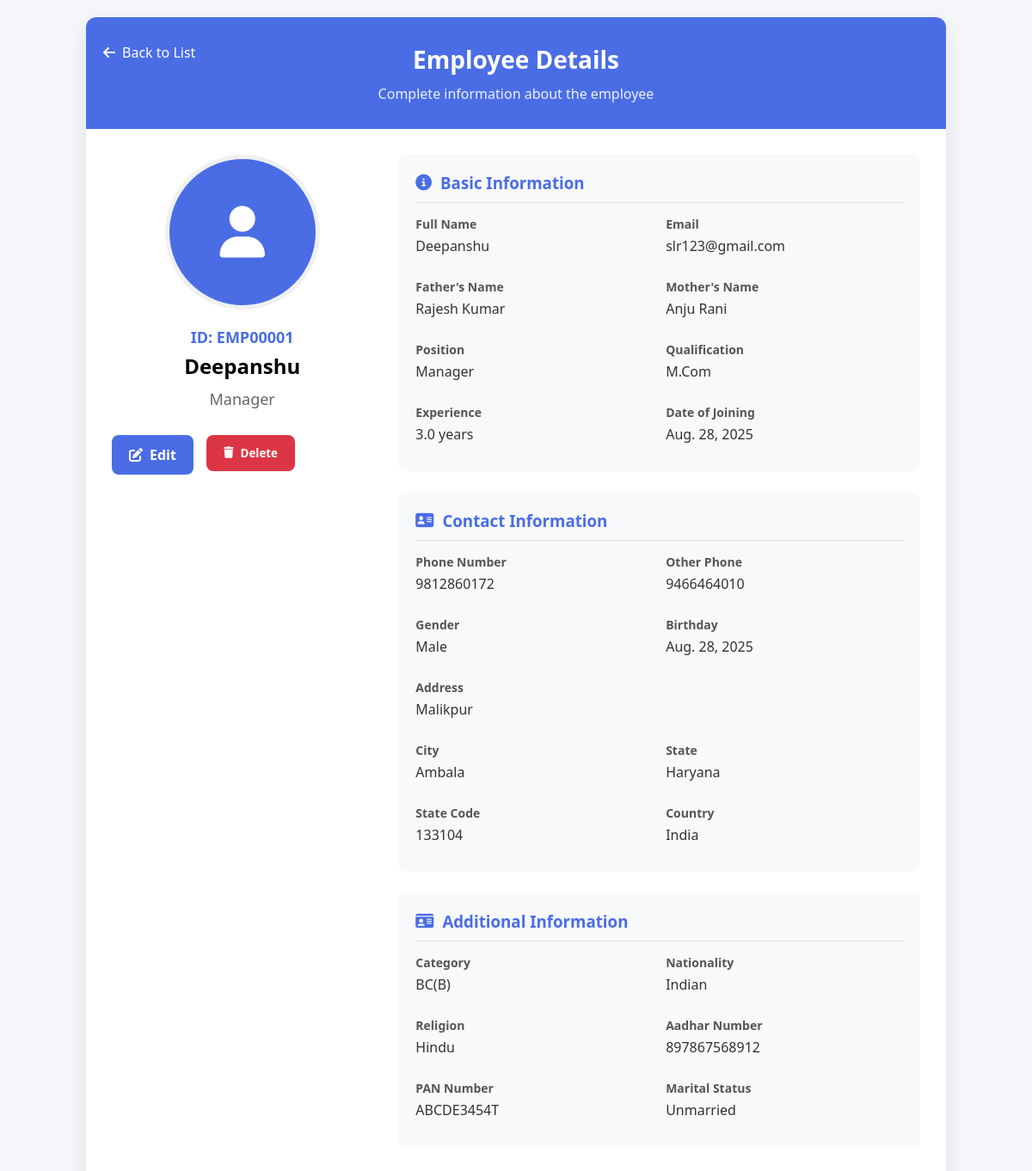
/employee/1/, run on the app's committed database.
### myapp/models.py (models this page shows, shortened)
class Employee(models.Model):
    profile_picture = models.ImageField(upload_to='profile_pics/', blank=True, null=True)
    employee_id=models.CharField(max_length=15,unique=True)
    name = models.CharField(max_length=100)
    email = models.EmailField(unique=True)
    father_name = models.CharField(max_length=100)
    mother_name = models.CharField(max_length=100)
    position = models.CharField(max_length=100)
    qualification=models.CharField(max_length=50)
    experience = models.DecimalField(max_digits=4, decimal_places=1)  # e.g., 5.5 years
    date_of_joining = models.DateField()
    phone = models.CharField(max_length=15)
    other_phone_no = models.CharField(max_length=15,null=True)
    gender = models.CharField(max_length=10, choices=[
        ('male', 'Male'),
        ('female', 'Female'),
        ('other', 'Other')
    ])
    birthday = models.DateField()
    address = models.TextField()
    city = models.CharField(max_length=100)
    state = models.CharField(max_length=100)
    state_code = models.CharField(max_length=10,null=True)
    country = models.CharField(max_length=30, choices=[
    ('India', 'India'),
    ('USA', 'USA'),
    ('UK', 'UK'),
    ('Canada', 'Canada'),
    ('Australia', 'Australia'),
    ('Germany', 'Germany'),
    ('France', 'France'),
    ('Japan', 'Japan'),
    ('China', 'China'),
    ('Other', 'Other')
])
    category = models.CharField(max_length=10, choices=[
        ('Genral', 'General'),
        ('BC(A)', 'BC(A)'),
        ('BC(B)', 'BC(B)'),
        ('SC', 'SC'),
        ('ST', 'ST'),
        ('Others', 'Others')
    ])
    nationality = models.CharField(max_length=20, choices=[
        ('Indian', 'Indian'),
        ('NRI', 'NRI'),
        ('Other', 'Other')
    ])
    religion = models.CharField(max_length=20, choices=[
        ('Hindu', 'Hindu'),
        ('Muslim', 'Muslim'),
        ('Sikh', 'Sikh'),
        ('Christian', 'Christian'),
        ('Jain', 'Jain'),
        ('Buddhist', 'Buddhist'),
        ('Other', 'Other')
    ])
    adhar_no = models.BigIntegerField()
    pan_no = models.CharField(max_length=20)
    martial_status = models.CharField(max_length=15, choices=[
        ('married', 'Married'),
        ('unmarried', 'Unmarried')
    ], default='unmarried')
    username=models.EmailField()
    password=models.CharField(max_length=15,null=True)

### myapp/views.py (the view)
# urls.py: path('employee/<int:pk>/', views.employee_detail, name='employee_detail'),
def employee_detail(request, pk):
    employee = get_object_or_404(Employee, pk=pk)
    return render(request, 'employee_detail.html', {'employee': employee})

### template/employee_detail.html (shortened to what this page needs)
<!DOCTYPE html>
<html lang="en">
<head>
    <link rel="stylesheet" href="https://cdnjs.cloudflare.com/ajax/libs/font-awesome/6.4.0/css/all.min.css">
</head>
<body>
    <div class="container">
        <div class="header">
            <a href="{% url 'employee_list' %}" class="back-btn">
                <i class="fas fa-arrow-left"></i> Back to List
            </a>
            <h1>Employee Details</h1>
            <p>Complete information about the employee</p>
        </div>
        <div class="employee-content">
            <div class="profile-section">
                <div class="default-img">
                    <i class="fas fa-user"></i>
                </div>
                <div class="employee-id">ID: {{ employee.employee_id }}</div>
                <div class="employee-name">{{ employee.name }}</div>
                <div class="employee-position">{{ employee.position }}</div>
                <div class="action-buttons">
                    <a href="{% url 'edit_employee' employee.id %}" class="action-btn edit-btn">
                   <i class="fas fa-edit"></i> Edit
                  </a>
                    <form action="{% url 'delete_employee' employee.id %}" method="post" style="display:inline;">
                        <button type="submit" class="action-btn delete-btn" onclick="return confirm('Are you sure you want to delete this employee?')">
                            <i class="fas fa-trash"></i> Delete
                        </button>
                    </form>
                </div>
            </div>
            <div class="details-section">
                <div class="detail-card">
                    <h3><i class="fas fa-info-circle"></i> Basic Information</h3>
                    <div class="info-grid">
                        <div class="info-item">
                            <div class="info-label">Full Name</div>
                            <div class="info-value">{{ employee.name }}</div>
                        </div>
                        <div class="info-item">
                            <div class="info-label">Email</div>
                            <div class="info-value">{{ employee.email }}</div>
                        </div>
                        <div class="info-item">
                            <div class="info-label">Father's Name</div>
                            <div class="info-value">{{ employee.father_name }}</div>
                        </div>
                        <div class="info-item">
                            <div class="info-label">Mother's Name</div>
                            <div class="info-value">{{ employee.mother_name }}</div>
                        </div>
                        <div class="info-item">
                            <div class="info-label">Position</div>
                            <div class="info-value">{{ employee.position }}</div>
                        </div>
                        <div class="info-item">
                            <div class="info-label">Qualification</div>
                            <div class="info-value">{{ employee.qualification }}</div>
                        </div>
                        <div class="info-item">
                            <div class="info-label">Experience</div>
                            <div class="info-value">{{ employee.experience }} years</div>
                        </div>
                        <div class="info-item">
                            <div class="info-label">Date of Joining</div>
                            <div class="info-value">{{ employee.date_of_joining }}</div>
                        </div>
                    </div>
                </div>
                <div class="detail-card">
                    <h3><i class="fas fa-address-card"></i> Contact Information</h3>
                    <div class="info-grid">
                        <div class="info-item">
                            <div class="info-label">Phone Number</div>
                            <div class="info-value">{{ employee.phone }}</div>
                        </div>
                        <div class="info-item">
                            <div class="info-label">Other Phone</div>
                            <div class="info-value">{{ employee.other_phone_no|default:"-" }}</div>
                        </div>
                        <div class="info-item">
                            <div class="info-label">Gender</div>
                            <div class="info-value">{{ employee.get_gender_display }}</div>
                        </div>
                        <div class="info-item">
                            <div class="info-label">Birthday</div>
                            <div class="info-value">{{ employee.birthday }}</div>
                        </div>
                        <div class="info-item full-width">
                            <div class="info-label">Address</div>
                            <div class="info-value">{{ employee.address }}</div>
                        </div>
                        <div class="info-item">
                            <div class="info-label">City</div>
                            <div class="info-value">{{ employee.city }}</div>
                        </div>
                        <div class="info-item">
                            <div class="info-label">State</div>
                            <div class="info-value">{{ employee.state }}</div>
                        </div>
                        <div class="info-item">
                            <div class="info-label">State Code</div>
                            <div class="info-value">{{ employee.state_code|default:"-" }}</div>
                        </div>
                        <div class="info-item">
                            <div class="info-label">Country</div>
                            <div class="info-value">{{ employee.country }}</div>
                        </div>
                    </div>
                </div>
                <div class="detail-card">
                    <h3><i class="fas fa-id-card"></i> Additional Information</h3>
                    <div class="info-grid">
                        <div class="info-item">
                            <div class="info-label">Category</div>
                            <div class="info-value">{{ employee.get_category_display }}</div>
                        </div>
                        <div class="info-item">
                            <div class="info-label">Nationality</div>
                            <div class="info-value">{{ employee.get_nationality_display }}</div>
                        </div>
                        <div class="info-item">
                            <div class="info-label">Religion</div>
                            <div class="info-value">{{ employee.get_religion_display }}</div>
                        </div>
                        <div class="info-item">
                            <div class="info-label">Aadhar Number</div>
                            <div class="info-value">{{ employee.adhar_no }}</div>
                        </div>
                        <div class="info-item">
                            <div class="info-label">PAN Number</div>
                            <div class="info-value">{{ employee.pan_no }}</div>
                        </div>
                        <div class="info-item">
                            <div class="info-label">Marital Status</div>
                            <div class="info-value">{{ employee.get_martial_status_display }}</div>
                        </div>
                    </div>
                </div>
            </div>
        </div>
    </div>
</body>
</html>

### template/employee_detail.html (style rules this page uses)
* { margin: 0; padding: 0; box-sizing: border-box; font-family: 'Segoe UI', Tahoma, Geneva, Verdana, sans-serif; }
body { background-color: #f5f7fa; padding: 20px; }
.container { max-width: 1000px; margin: 0 auto; background: #fff; border-radius: 12px; box-shadow: 0 8px 24px rgba(0, 0, 0, 0.1); overflow: hidden; }
.header { background: #4a6de5; padding: 30px 20px; text-align: center; color: white; position: relative; }
.header h1 { font-size: 28px; font-weight: 600; margin-bottom: 10px; }
.header p { font-size: 16px; opacity: 0.9; }
.back-btn { position: absolute; left: 20px; top: 30px; color: white; text-decoration: none; display: flex; align-items: center; font-weight: 500; }
.back-btn i { margin-right: 8px; }
.employee-content { padding: 30px; display: grid; grid-template-columns: 1fr 2fr; gap: 30px; }
.profile-section { text-align: center; }
.default-img { width: 180px; height: 180px; border-radius: 50%; background: #4a6de5; display: flex; align-items: center; justify-content: center; margin: 0 auto 20px; color: white; font-size: 60px; border: 5px solid #f0f0f0; }
.employee-id { font-size: 18px; font-weight: 600; color: #4a6de5; margin-bottom: 5px; }
.employee-name { font-size: 24px; font-weight: 600; margin-bottom: 10px; }
.employee-position { font-size: 18px; color: #666; margin-bottom: 20px; }
.detail-card { background: #f8f9fa; border-radius: 10px; padding: 20px; margin-bottom: 25px; }
.detail-card h3 { color: #4a6de5; margin-bottom: 15px; padding-bottom: 10px; border-bottom: 1px solid #e0e0e0; display: flex; align-items: center; }
.detail-card h3 i { margin-right: 10px; }
.info-grid { display: grid; grid-template-columns: repeat(2, 1fr); gap: 15px; }
.info-item { margin-bottom: 12px; }
.info-label { font-weight: 600; color: #555; margin-bottom: 5px; font-size: 14px; }
.info-value { color: #333; font-size: 16px; }
.action-buttons { display: flex; gap: 15px; margin-top: 30px; }
.action-btn { padding: 12px 20px; border-radius: 8px; font-weight: 600; display: flex; align-items: center; justify-content: center; cursor: pointer; text-decoration: none; transition: all 0.3s; }
.action-btn i { margin-right: 8px; }
.edit-btn { background: #4a6de5; color: white; border: none; }
.delete-btn { background: #dc3545; color: white; border: none; }
.full-width { grid-column: 1 / span 2; }

### data on the page
Employee: employee_id "EMP00001", name "Deepanshu", position "Manager", email "slr123@gmail.com", father_name "Rajesh Kumar", mother_name "Anju Rani", qualification "M.Com", experience "3.0", date_of_joining "Aug. 28, 2025", phone "9812860172", other_phone_no "9466464010", gender "Male", birthday "Aug. 28, 2025", address "Malikpur", city "Ambala", state "Haryana", state_code "133104", country "India", category "BC(B)", nationality "Indian", religion "Hindu", adhar_no "897867568912", pan_no "ABCDE3454T", martial_status "Unmarried"
